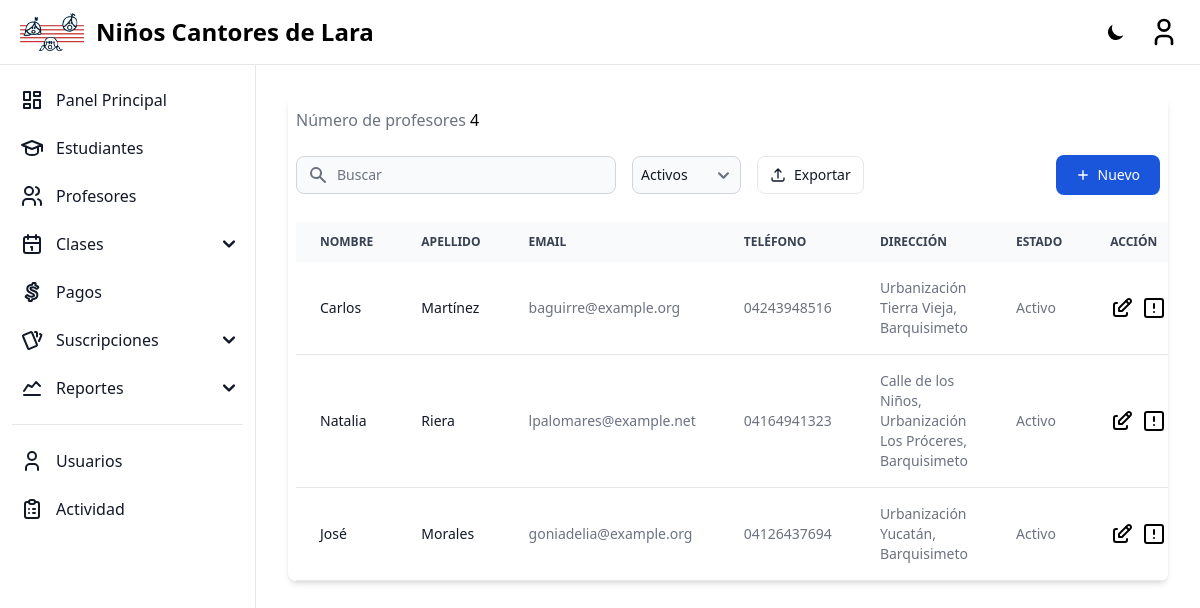
/teachers/ (signed in), run on the app's committed database.
### home/models.py (models this page shows, shortened)
class Teacher(models.Model):
    identify_card = models.CharField(verbose_name=_('Identify Card'), max_length=20, blank=True, null=True)
    first_name = models.CharField(verbose_name=_('First Name'), max_length=255)
    second_name = models.CharField(verbose_name=_('Second Name'), max_length=255, blank=True, null=True)
    first_surname = models.CharField(verbose_name=_('First Surname'), max_length=255)
    second_surname = models.CharField(verbose_name=_('Second Surname'), max_length=255, blank=True, null=True)
    birthdate = models.DateField(verbose_name=_('Birthdate'))
    phone_number = models.CharField(verbose_name=_('Phone'), max_length=20)
    email = models.EmailField(verbose_name=_('Email'))
    address = models.TextField(verbose_name=_('Address'))
    is_active = models.BooleanField(verbose_name=_('Active'), default=True)
    class Meta:
        constraints = [
            UniqueConstraint(
                fields=['identify_card','first_name', 'second_name', 'first_surname', 'second_surname', 'birthdate'],
                name='unique_teacher'
            )
        ]

### home/views/teacher.py (the view)
# urls.py: path('teachers/', TeacherListView.as_view(), name='teacher-list'),
class TeacherListView(ListView):
    model = Teacher
    template_name = 'home/teacher_list.html'
    context_object_name = 'teachers'

### templates/home/teacher_list.html (shortened to what this page needs)
{% extends "base.html" %}
{% block content %}
{% load compress %}
{% load static %}
<div class="relative overflow-x-auto shadow-md sm:rounded-lg px-2">
    <div class="flex py-3 flex-row lg:items-center justify-between space-y-0 space-x-4">
        <div class="flex items-center flex-1 space-x-4">
            <h5>
                <span class="text-gray-500 dark:text-gray-300">Número de profesores</span>
                <span class="dark:text-white">{{ teachers | length}}</span>
            </h5>
        </div>
    </div>
    <div class="flex flex-row w-full items-center justify-between pb-4">
        <div class="flex py-3 flex-row items-center justify-between space-y-0 space-x-4">
            <div>
                <div class="relative">
                    <div class="absolute inset-y-0 left-0 flex items-center pl-3 pointer-events-none">
                    </div>
                    <input type="text" id="table-search"  class="block p-2 pl-10 text-sm text-gray-900 border border-gray-300 rounded-lg w-80 bg-gray-50 focus:ring-blue-500 focus:border-blue-500 dark:bg-gray-700 dark:border-gray-600 dark:placeholder-gray-400 dark:text-white dark:focus:ring-blue-500 dark:focus:border-blue-500" placeholder="Buscar">
                </div>
            </div>
            <div class="relative">
                <select id="filter-status" class="block p-2 pr-6 text-sm text-gray-900 border border-gray-300 rounded-lg bg-gray-50 focus:ring-blue-500 focus:border-blue-500 dark:bg-gray-700 dark:border-gray-600 dark:placeholder-gray-400 dark:text-white dark:focus:ring-blue-500 dark:focus:border-blue-500">
                    <option value="active" selected>Activos</option>
                </select>
            </div>
            <div class="flex flex-col flex-shrink-0 space-y-3 md:flex-row md:items-center lg:justify-end md:space-y-0 md:space-x-3">
                <button type="button" class="export-button flex items-center justify-center flex-shrink-0 px-3 py-2 text-sm font-medium text-gray-900 bg-white border border-gray-200 rounded-lg focus:outline-none hover:bg-gray-100 hover:text-primary-700 focus:z-10 focus:ring-4 focus:ring-gray-200 dark:focus:ring-gray-700 dark:bg-gray-800 dark:text-gray-400 dark:border-gray-600 dark:hover:text-white dark:hover:bg-gray-700">
                    <svg class="w-4 h-4 mr-2" xmlns="http://www.w3.org/2000/svg" fill="none" viewbox="0 0 24 24" stroke-width="2" stroke="currentColor" aria-hidden="true">
                        <path stroke-linecap="round" stroke-linejoin="round" d="M3 16.5v2.25A2.25 2.25 0 005.25 21h13.5A2.25 2.25 0 0021 18.75V16.5m-13.5-9L12 3m0 0l4.5 4.5M12 3v13.5" />
                    </svg>
                    Exportar
                </button>
            </div>
        </div>
        <button type="button" onclick="window.location.href = '{% url 'teacher-add' %}'" class="flex items-center justify-center text-white bg-blue-700 hover:bg-blue-800 focus:ring-4 focus:outline-none focus:ring-blue-300 font-medium rounded-lg text-sm w-full sm:w-auto px-5 py-2.5 text-center dark:bg-blue-600 dark:hover:bg-blue-700 dark:focus:ring-blue-800">
            <svg class="h-3.5 w-3.5 mr-2" fill="currentColor" viewbox="0 0 20 20" xmlns="http://www.w3.org/2000/svg" aria-hidden="true">
                <path clip-rule="evenodd" fill-rule="evenodd" d="M10 3a1 1 0 011 1v5h5a1 1 0 110 2h-5v5a1 1 0 11-2 0v-5H4a1 1 0 110-2h5V4a1 1 0 011-1z" />
            </svg>
            Nuevo
        </button>
    </div>
    <table class="w-full text-sm text-left text-gray-500 dark:text-gray-400" id="table-file">
        <thead class="text-xs text-gray-700 uppercase bg-gray-50 dark:bg-gray-700 dark:text-gray-400">
            <tr>
                <th scope="col" class="px-6 py-3">
                    Nombre
                </th>
                <th scope="col" class="px-6 py-3">
                    Apellido
                </th>
                <th scope="col" class="px-6 py-3">
                    Email
                </th>
                <th scope="col" class="px-6 py-3">
                    Teléfono
                </th>
                <th scope="col" class="px-6 py-3">
                    Dirección
                </th>
                <th scope="col" class="px-6 py-3">
                    Estado
                </th>
                <th scope="col" class="px-6 py-3">
                    Acción
                </th>
            </tr>
        </thead>
        <tbody>
            {% for teacher in teachers %}
            <tr class="bg-white border-b dark:bg-gray-900 dark:border-gray-700" data-status="{% if teacher.is_active %}active{% else %}inactive{% endif %}" {% if not teacher.is_active%}style="display:none;"{% endif %}>
                <td class="px-6 py-4 font-medium text-gray-900 whitespace-nowrap dark:text-white">
                    {{ teacher.first_name }}
                </td>
                <td class="px-6 py-4 font-medium text-gray-900 whitespace-nowrap dark:text-white">
                    {{ teacher.first_surname }}
                </td>
                <td class="px-6 py-4">
                    {{ teacher.email }}
                </td>
                <td class="px-6 py-4">
                    {{ teacher.phone_number }}
                </td>
                <td class="px-6 py-4">
                    {{ teacher.address }}
                </td>
                <td class="px-6 py-4">
                    {% if teacher.is_active %}
                        Activo
                    {% else %}
                        Inactivo
                    {% endif %}
                </td>
                <td class="px-6 py-4">
                    <div class="flex items-center h-full flex-1 flex-row gap-x-2">
                        <a href="{% url 'teacher-update' teacher.pk %}" class="font-medium text-black dark:text-white hover:underline">
                        </a>
                        <button
                            class="font-medium text-black dark:text-white hover:underline"
                            onclick="openModal('teacherModal', {
                                'Nombre': '{{ teacher.first_name }} {{ teacher.second_name }} {{ teacher.first_surname }} {{ teacher.second_surname }}',
                                'Identificación': {{ teacher.identify_card }},
                                'Fecha de Nacimiento': '{{ teacher.birthdate }}',
                                'Teléfono': '{{ teacher.phone_number }}',
                                'Email': '{{ teacher.email }}',
                                'Dirección': '{{ teacher.address }}'
                            })">
                        </button>
                    </div>
                </td>
            </tr>
            {% endfor %}
        </tbody>
    </table>
</div>
{% endblock %}

### data on the page
Teacher: first_name "Carlos", first_surname "Martínez", email "baguirre@example.org", phone_number "04243948516", address "Urbanización Tierra Vieja, Barquisimeto", is_active "Activo"
Teacher: first_name "Natalia", first_surname "Riera", email "lpalomares@example.net", phone_number "04164941323", address "Calle de los Niños, Urbanización Los Próceres, Barquisimeto", is_active "Activo"
Teacher: first_name "José", first_surname "Morales", email "goniadelia@example.org", phone_number "04126437694", address "Urbanización Yucatán, Barquisimeto", is_active "Activo"

### other printed values
{{ teachers | length }} "4"
